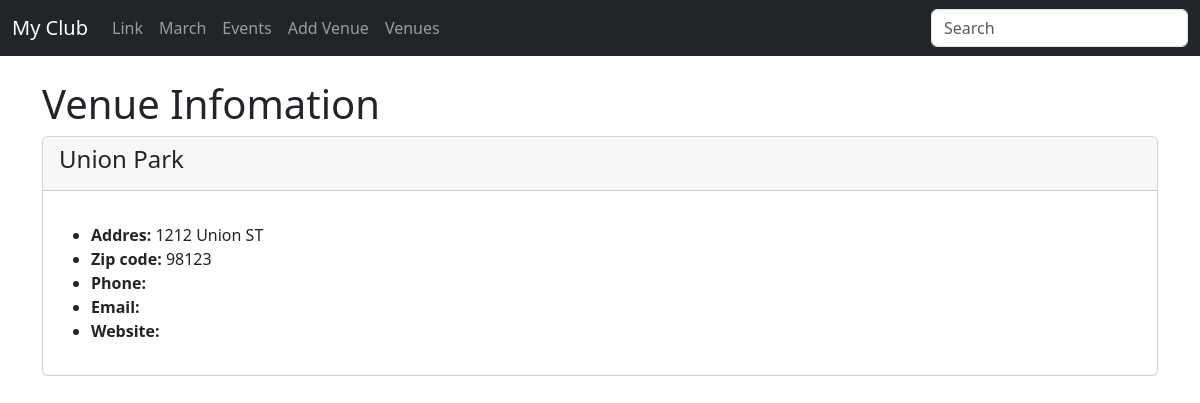
Screenshot of /show_venue/3 with the database file from the repository.
### events/models.py (models this page shows)
class Venue(models.Model):
	name = models.CharField('Venue Name', max_length=120)
	address = models.CharField(max_length=300)
	zip_code = models.CharField('Zip Code', max_length=15)
	phone = models.CharField('Contact Phone', max_length=25, blank=True)
	web = models.URLField('Website Address', blank=True)
	email_address = models.EmailField('Email Address', blank=True)
	def __str__(self):
		return self.name

### events/views.py (the view)
# urls.py: path('show_venue/<venue_id>', views.show_venue, name="show-venue"),
def show_venue(request, venue_id):
	venue = Venue.objects.get(pk=venue_id)
	return render(request, 'events/show_venue.html',
		{'venue': venue})

### events/templates/events/show_venue.html (shortened to what this page needs)
{% extends 'events/base.html' %}
{% block content %}
	<h1> Venue Infomation</h1>
<div class="card">
  <div class="card-header">
    <h4>{{ venue }}</h4>
  </div>
  <div class="card-body">
    <p class="card-text">
	    <ul>
		<li><strong>Addres:</strong> {{ venue.address }}</li>
		<li><strong>Zip code:</strong> {{ venue.zip_code }}</li>
		<li><strong>Phone:</strong> {{ venue.phone }}</li>
		<li><strong>Email:</strong> {{ enue.email_address }}</li>
		<li><strong>Website:</strong> <a href="{{ venue.web }}">{{ venue.web }}</a><br/>
		</li>
		</ul>
    </p>
  </div>
</div>
	<br/>
{% endblock %}

### rows the page displays
Venue: name "Union Park", address "1212 Union ST", zip_code "98123"
